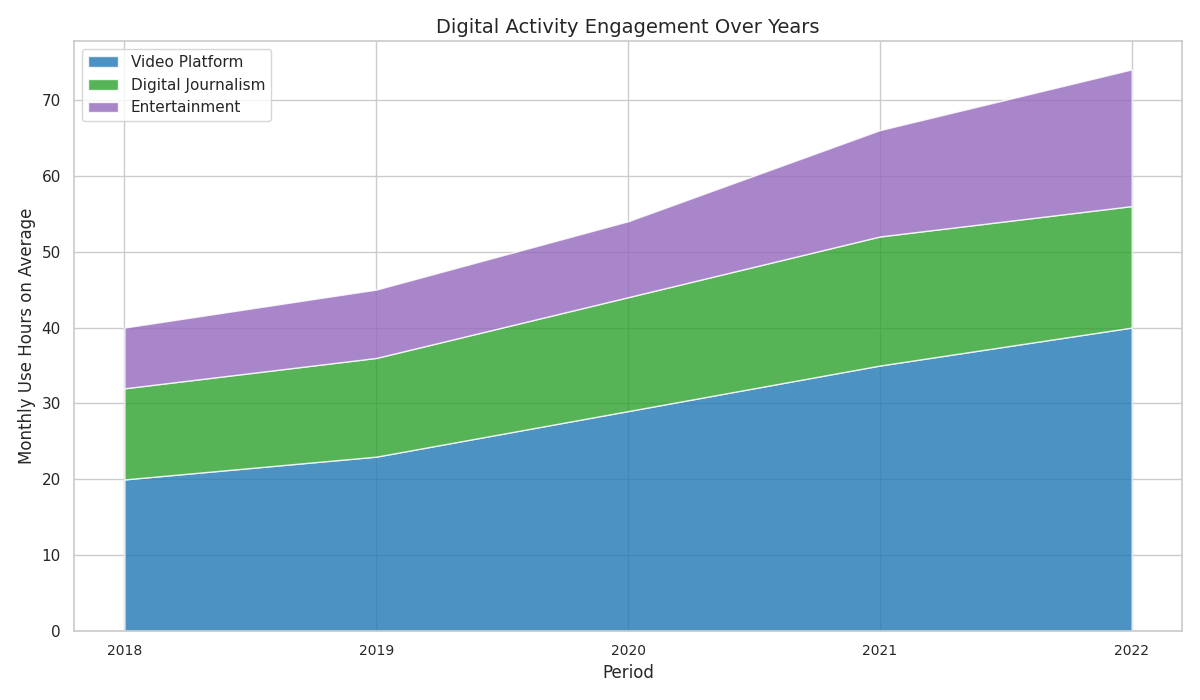

Write Python code to recreate this figure.
import matplotlib.pyplot as plt
import numpy as np

years = np.array([2018, 2019, 2020, 2021, 2022])
video_platform = np.array([20, 23, 29, 35, 40])  # Randomly altered label
digital_journalism = np.array([12, 13, 15, 17, 16])  # Randomly altered label
entertainment = np.array([8, 9, 10, 14, 18])  # Randomly altered label

categories = [video_platform, digital_journalism, entertainment]
shades = ['#1f77b4', '#2ca02c', '#9467bd']  # Renamed variable

plt.figure(figsize=(12, 7))
plt.stackplot(years, *categories, colors=shades, alpha=0.8)  # Used renamed variables

plt.xticks(years, fontsize=10)
plt.xlabel('Period', fontsize=12)  # Randomly altered label
plt.ylabel('Monthly Use Hours on Average', fontsize=12)  # Randomly altered label

# Title and legend (group labels) were not present originally; adding them
plt.title('Digital Activity Engagement Over Years', fontsize=14)  # Adding a title
plt.legend(labels=['Video Platform', 'Digital Journalism', 'Entertainment'], loc='upper left')  # Adding a legend with altered labels

plt.tight_layout()
plt.show()
